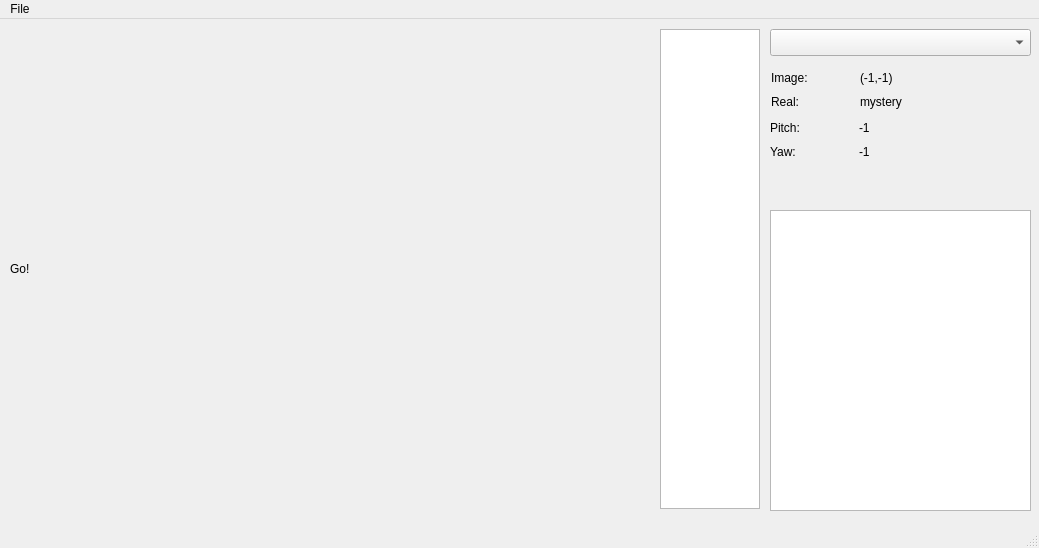
<?xml version="1.0" encoding="UTF-8"?>
<ui version="4.0">
 <class>MainWindow</class>
 <widget class="QMainWindow" name="MainWindow">
  <property name="geometry">
   <rect>
    <x>0</x>
    <y>0</y>
    <width>1039</width>
    <height>548</height>
   </rect>
  </property>
  <property name="windowTitle">
   <string>Vis</string>
  </property>
  <widget class="QWidget" name="centralwidget">
   <widget class="CLabel" name="imagePanel">
    <property name="geometry">
     <rect>
      <x>10</x>
      <y>10</y>
      <width>640</width>
      <height>480</height>
     </rect>
    </property>
    <property name="text">
     <string>Go!</string>
    </property>
   </widget>
   <widget class="QTextEdit" name="textEdit">
    <property name="geometry">
     <rect>
      <x>770</x>
      <y>191</y>
      <width>261</width>
      <height>301</height>
     </rect>
    </property>
   </widget>
   <widget class="QListView" name="listView">
    <property name="geometry">
     <rect>
      <x>660</x>
      <y>10</y>
      <width>100</width>
      <height>480</height>
     </rect>
    </property>
    <property name="cursor" stdset="0">
     <cursorShape>IBeamCursor</cursorShape>
    </property>
   </widget>
   <widget class="QComboBox" name="candidateReal">
    <property name="geometry">
     <rect>
      <x>770</x>
      <y>10</y>
      <width>261</width>
      <height>27</height>
     </rect>
    </property>
   </widget>
   <widget class="QWidget" name="layoutWidget">
    <property name="geometry">
     <rect>
      <x>771</x>
      <y>50</y>
      <width>171</width>
      <height>42</height>
     </rect>
    </property>
    <layout class="QGridLayout" name="gridLayout">
     <item row="0" column="0">
      <widget class="QLabel" name="label">
       <property name="text">
        <string>Image:</string>
       </property>
      </widget>
     </item>
     <item row="0" column="1">
      <widget class="QLabel" name="labelImagePosition">
       <property name="text">
        <string>(-1,-1)</string>
       </property>
      </widget>
     </item>
     <item row="1" column="0">
      <widget class="QLabel" name="label_3">
       <property name="text">
        <string>Real:</string>
       </property>
      </widget>
     </item>
     <item row="1" column="1">
      <widget class="QLabel" name="labelReal">
       <property name="text">
        <string>mystery</string>
       </property>
      </widget>
     </item>
    </layout>
   </widget>
   <widget class="QWidget" name="layoutWidget1">
    <property name="geometry">
     <rect>
      <x>770</x>
      <y>100</y>
      <width>171</width>
      <height>42</height>
     </rect>
    </property>
    <layout class="QGridLayout" name="gridLayout_2">
     <item row="0" column="0">
      <widget class="QLabel" name="label_2">
       <property name="text">
        <string>Pitch:</string>
       </property>
      </widget>
     </item>
     <item row="0" column="1">
      <widget class="QLabel" name="pitch">
       <property name="text">
        <string>-1</string>
       </property>
      </widget>
     </item>
     <item row="1" column="0">
      <widget class="QLabel" name="label_4">
       <property name="text">
        <string>Yaw:</string>
       </property>
      </widget>
     </item>
     <item row="1" column="1">
      <widget class="QLabel" name="yaw">
       <property name="text">
        <string>-1</string>
       </property>
      </widget>
     </item>
    </layout>
   </widget>
  </widget>
  <widget class="QMenuBar" name="menubar">
   <property name="geometry">
    <rect>
     <x>0</x>
     <y>0</y>
     <width>1039</width>
     <height>19</height>
    </rect>
   </property>
   <widget class="QMenu" name="menuFile">
    <property name="title">
     <string>File</string>
    </property>
    <addaction name="actionOpen"/>
    <addaction name="actionSave"/>
    <addaction name="separator"/>
    <addaction name="actionClose"/>
   </widget>
   <addaction name="menuFile"/>
  </widget>
  <widget class="QStatusBar" name="statusbar"/>
  <action name="actionOpen">
   <property name="text">
    <string>Open...</string>
   </property>
   <property name="shortcut">
    <string>Ctrl+O</string>
   </property>
  </action>
  <action name="actionSave">
   <property name="text">
    <string>Save</string>
   </property>
   <property name="shortcut">
    <string>Ctrl+S</string>
   </property>
  </action>
  <action name="actionClose">
   <property name="text">
    <string>Close</string>
   </property>
   <property name="shortcut">
    <string>Ctrl+X</string>
   </property>
  </action>
 </widget>
 <customwidgets>
  <customwidget>
   <class>CLabel</class>
   <extends>QLabel</extends>
   <header>clabel.hpp</header>
  </customwidget>
 </customwidgets>
 <tabstops>
  <tabstop>listView</tabstop>
  <tabstop>candidateReal</tabstop>
  <tabstop>textEdit</tabstop>
 </tabstops>
 <resources/>
 <connections>
  <connection>
   <sender>candidateReal</sender>
   <signal>currentIndexChanged(int)</signal>
   <receiver>imagePanel</receiver>
   <slot>setFocus()</slot>
   <hints>
    <hint type="sourcelabel">
     <x>995</x>
     <y>41</y>
    </hint>
    <hint type="destinationlabel">
     <x>475</x>
     <y>349</y>
    </hint>
   </hints>
  </connection>
 </connections>
</ui>
